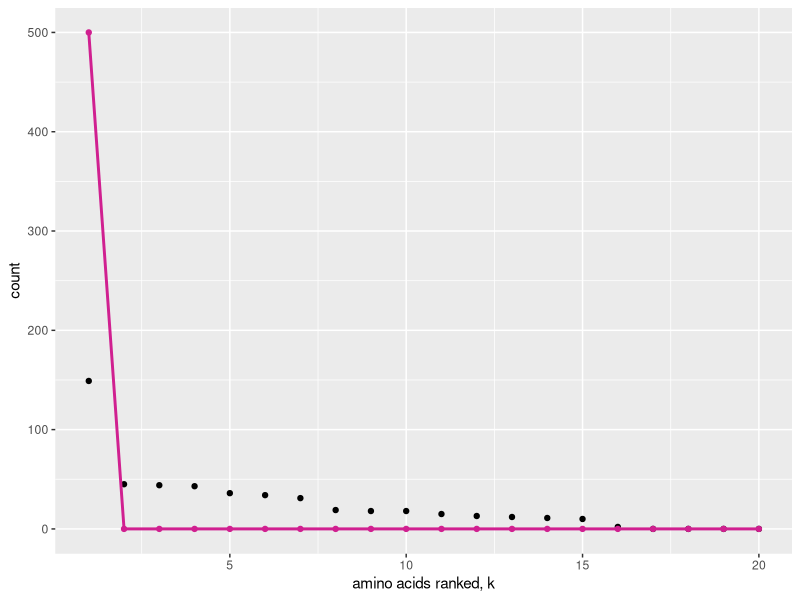
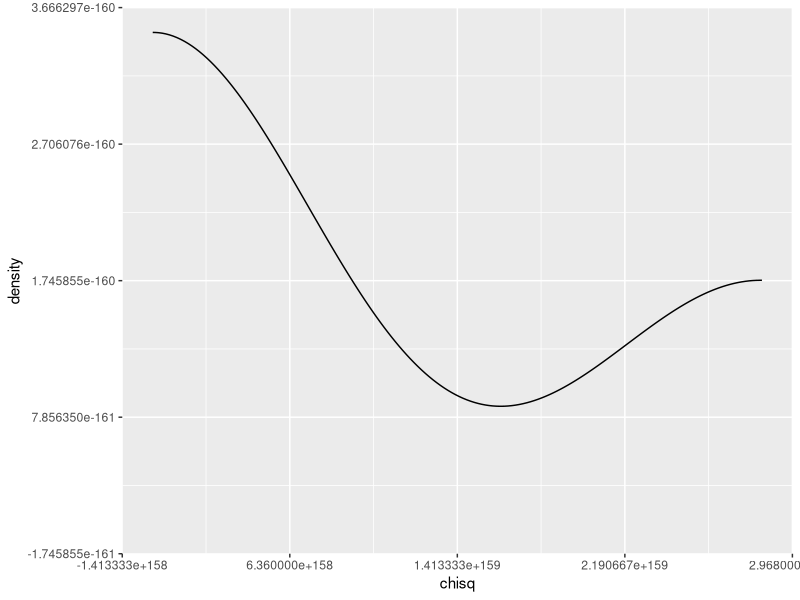
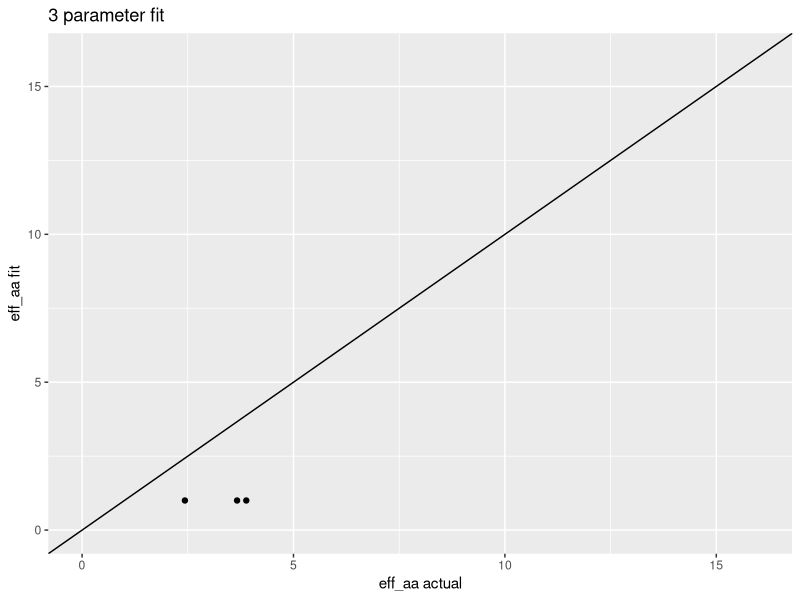
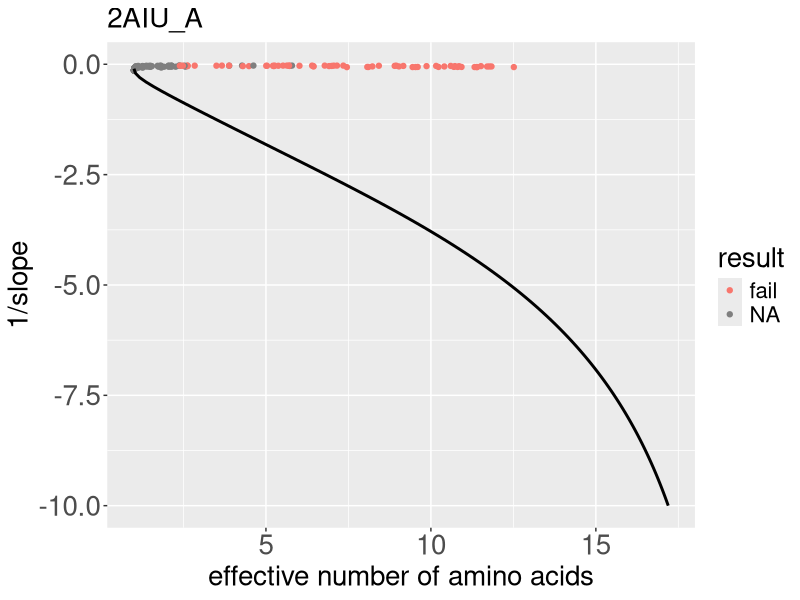

Source code (R) for these figures, in order:
# fit quadratic model to normalized, log-transformed data
# fitting 3 parameter: slope, slope^2, intercept
# use non-linear model, fit to all aa (add small value to zero counts)

library(tidyverse)
library(stringr)
library(cowplot)
library(broom)

# read in data
alignment <-read_csv("data/simulated/results_1B4T_A_evolved_split.csv", col_types = cols(.default = "c")) 

# tidy data used for null
alignment %>% 
  mutate(sequence = as.numeric(1:nrow(alignment)) ) %>% 
  gather(key = "site", value = "aa", 1:153) -> tidy_align  

tidy_align$site = as.numeric(tidy_align$site) 

#tidy_align %>% filter(sequence <= 100) -> tidy_align

#---------- ACTUAL DISTRIBUTION ----------
# determine the number of each AA at each site
tidy_align %>% 
  group_by(site, aa) %>% 
  summarize(count = n()) -> site_aa_count

empty_counts <- data_frame(aa = c('A', 'C', 'D', 'E', 'F', 'G', 'H', 'I', 'K', 'L', 'M', 'N', 'P', 'Q', 'R', 'S', 'T', 'V', 'W', 'Y'), 
                           count = rep(0, 20))

# 1. First write a function that can take a data frame with amino acids at one site, and return a data frame with counts, including zeros.
count_by_site <- function(site_df) {
  site_df %>% 
    group_by(aa) %>% 
    summarize(count = n()) -> counts
  full_join(counts, anti_join(empty_counts, counts, by = 'aa'))
}

# 2. Then call that function for all sites and combine the resulting data frames.
tidy_align %>% nest(-site) %>%
  mutate(counts = map(data, count_by_site)) %>%
  dplyr::select(-data) %>%   # use sessionInfo() to find what packages are loaded, conflicted package to give warnings
  unnest() -> all_count


#----------- ESTIMATED DISTRIBUTION ------------
# USING ONLY OBSERVED AA
# order aa by relative frequency
all_count %>%
  arrange(all_count$site, desc(count)) -> ordered_count

# make the categorical variable (aa) numerical (k) by numbering aa's 1-20 in order of freq
ordered_count %>%
  group_by(site) %>%
  mutate(k = as.numeric(1:20)) -> ordered_count

# # remove aa with zero values
# ordered_count %>%
#   filter(count > 0) -> observed_aa

# add a small constant to include aa with zero values
ordered_count %>%
  mutate(count = count + 0.000001) -> observed_aa
ordered_count %>%
  mutate(count_mod = count + 0.000001) -> ordered_count

# count relative to most frequent - rescale to 1 for highly conserved sites
observed_aa %>%
  group_by(site) %>%
  mutate(rel_count = count/max(count)) -> observed_aa

# log-transformed data
observed_aa %>%
  mutate(ln_count = log(rel_count)) -> observed_aa 

#observed_aa %>% filter(site == 75) %>% ggplot(aes(x=k, y=rel_count)) + geom_point()

# fit with two parameters 
#observed_aa %>% mutate(k2 = k*k) -> two_param

#ak+bk^2
#a(k-k0)^2; k0<1, a<= 0
observed_aa %>% nest(-site) %>%
  mutate(fit = map(data, ~ lm(ln_count ~ poly(k,2), data = .)),
         intercept = map_dbl(fit, ~ (.)$coefficients[1]),
         slope = map_dbl(fit, ~ (.)$coefficients[2]),
         sqr_slp = map_dbl(fit, ~ (.)$coefficients[3])) %>% 
  select(-data, -fit) -> fits_2param


# check fit at one site to see if it appears ok - it does here
# x <- data.frame(k = seq(1,20))
# x %>% mutate(y = 0 - 0.59563150*k + 0.0156963946*k*k) -> xy 
# observed_aa %>% filter(site == 1) -> test_df
# left_join(xy, test_df) -> plot_df
# plot_df %>%
#   ggplot() + geom_point(aes(x=k, y=ln_count)) + geom_point(aes(x=k, y=y))

# visualize the distribution (at a given site) with linear fits
ordered_count %>%
  group_by(site) %>%
  mutate(rel_count = count/max(count)) -> ordered_count
ordered_count %>%
  mutate(ln_count = log(rel_count)) -> ordered_count

ordered_count %>% 
  left_join(fits_2param, by = "site") %>% 
  mutate(est_dist = slope*exp(k*slope + k*k*sqr_slp + intercept)) -> ordered_count

# rescale to compare w raw count
ordered_count %>%
  group_by(site) %>%
  mutate(est_rel = est_dist/sum(est_dist)) %>%
  mutate(est_count = sum(count)*est_rel) -> ordered_count

# visual comparison
ordered_count %>%
  filter(site == 92) %>%
  ggplot(aes(x = k)) +
  geom_point(aes(y = count), fill = "grey", stat='identity') +
  geom_point(aes(y = est_count, color = "violetred")) +
  geom_line(aes(y = est_count, color = "violetred"), size = 1) +
  scale_color_manual(name = "distribution",
                     values = c("grey" = "grey", "violetred" = "violetred"),
                     labels = c("actual", "estimated"))  +
  labs(x = "amino acids ranked, k", y = "count") +
  theme(legend.position = "none") 


# add small constant to est count for sites that have estimated zero counts
# ordered_count %>%
#   mutate(est_count_mod = est_count+0.00001) -> ordered_count

#------- CHI-SQUARED: ACTUAL VS. ESTIMATED DIST -------
# use raw count
ordered_count %>% nest(-site) %>%
  mutate(chisq = map(data, ~ sum(((.$count_mod - .$est_count)^2)/.$est_count)),
         p_value = map_dbl(chisq, ~ pchisq(., 16, lower.tail=FALSE))) %>% 
  select(-data) %>%
  mutate(p.adjusted = p.adjust(p_value, method= "fdr")) -> chisq_results

chisq_results %>%
  mutate(result = "pass") -> chisq_results

chisq_results$result[chisq_results$p.adjusted < 0.05] <- "fail"

# REMOVE 
chisq_results %>% 
  filter(chisq != "NA") -> chisq_results
chisq_results %>%
  filter(chisq != "NaN") -> chisq_results

chisq_results %>% filter(result == "fail") %>% nrow()/nrow(chisq_results)

chisq_results$chisq <- as.numeric(chisq_results$chisq)
ggplot(chisq_results, aes(chisq)) + geom_density() 

# chisq_results %>% mutate(method = "quadratic") -> chisq_results
# chisq_results_reg %>% mutate(method = "linear") -> chisq_results_reg
# full_join(chisq_results, chisq_results_reg) -> compare_chi
# 
# ggplot(compare_chi, aes(chisq, fill = method)) + geom_density(alpha = 0.5) + xlim(0,600)
# 
# full_join(compare_chi,eff_aa_all) -> compare_chi_eff
# compare_chi_eff %>% filter(result != "NA") -> compare_chi_eff
# 
# ggplot(compare_chi_eff, aes(x=result, y=eff_aa, fill=method)) + geom_violin(alpha=0.5) #+ coord_flip()
# 
# chisq_results %>% filter(result == "fail") %>% nrow()/nrow(chisq_results)
# chisq_results_reg %>% filter(result == "fail") %>% nrow()/nrow(chisq_results_reg)

#------- EFFECTIVE NUMBER OF AMINO ACIDS --------
# site_aa_count is actual dist. DOES NOT CONTAIN AA AT ZERO

# eff aa for actual distribution
observed_aa %>%
  group_by(site) %>%
  mutate(frequency = (count)/sum(count)) -> site_aa_freq

site_aa_freq %>% 
  mutate(flnf = frequency*log(frequency)) %>%
  group_by(site) %>% 
  summarize(entropy = -sum(flnf),
            eff_aa = exp(entropy),
            n = length(unique(aa))) -> eff_aa_all

# eff aa for estimated distribution
ordered_count %>% 
  group_by(site) %>%
  mutate(freq = (est_count)/sum(est_count)) -> site_aa_freq_2
site_aa_freq_2 %>% 
  mutate(flnf = freq*log(freq)) %>%
  group_by(site) %>%
  summarize(entr = -sum(flnf),
            eff_aa_est = exp(entr)) -> eff_aa_all_est

left_join(eff_aa_all, eff_aa_all_est) -> compare_eff_aa

ggplot(compare_eff_aa, aes(x=eff_aa, y=eff_aa_est)) + geom_point() +
  geom_abline(slope = 1, intercept = 0) + xlim(0,16) + ylim(0,16) + 
  labs(title = "3 parameter fit", x = "eff_aa actual", y = "eff_aa fit")



#------- RELATIONSHIP BETWEEN GAMMA & EFF AA -------
# ISSUE: need to visualize this relationship as a surface, because 

fits_2param %>%
  left_join(eff_aa_all) %>% 
  select(site, slope, sqr_slp, eff_aa)-> gam_v_effaa

gam_v_effaa %>%
  left_join(chisq_results) %>% 
  select(site, slope, sqr_slp, eff_aa, result) -> gam_v_effaa


neff2 <- function(lambda_inv) {
  lambda <- 1/lambda_inv
  pi <- lambda*exp(-lambda*(0:19))
  C <- sum(pi)
  pi <- pi/C
  exp(-sum(pi*log(pi)))
}

df_theory2 <- data.frame(lambda_inv = (0:-100)/10, ne = vapply((0:-100)/10, neff2, numeric(1)))

ggplot(gam_v_effaa, aes(x = eff_aa, y = 1/slope)) + 
  geom_point(aes(color = result)) +
  #geom_line(data = df_theory, aes(ne, -1/lambda), inherit.aes = FALSE) +
  geom_line(data = df_theory2, aes(ne, lambda_inv), inherit.aes = FALSE, size = 1) +
  #ggtitle("1B4T_A") +
  #ylim(-10,1000) ++
  labs(x = "effective number of amino acids", y = "1/slope", title = "2AIU_A") +
  theme(legend.position = "right",
        text = element_text(size = 20),
        axis.text = element_text(size = 20),
        plot.title = element_text(size = 20))  #-> plot1


